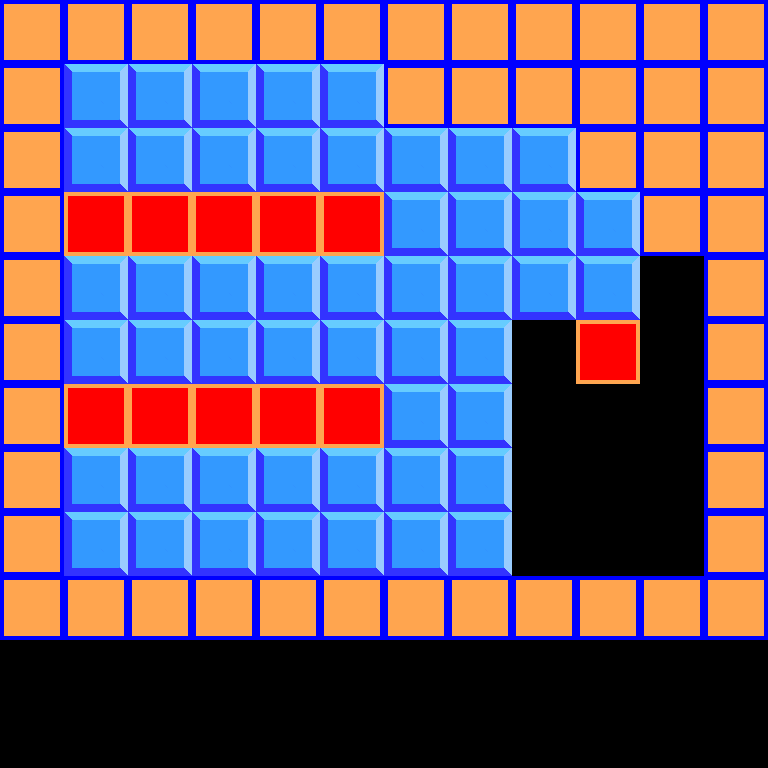

Tiled map render using the project's own tile images. Description and the map definition, with tile-layer contents summarised, below:
An orthogonal 12x12 tile map with 64x64 px tiles, 2 tile layers (Tile Layer 2, Tile Layer 1), 2 tilesets.

<map version="1.0" orientation="orthogonal" renderorder="right-down" width="12" height="12" tilewidth="64" tileheight="64" nextobjectid="1">
 <tileset firstgid="1" name="64x64_red_orange_block" tilewidth="64" tileheight="64">
  <image source="../img/64x64_red_orange_block.png" width="128" height="64" />
  <tile id="0">
   <properties>
    <property name="JUMPTHROUGH" value="" />
   </properties>
  </tile>
  <tile id="1">
   <properties>
    <property name="SOLID" value="" />
   </properties>
  </tile>
 </tileset>
 <tileset firstgid="3" name="64x64_bgblock" tilewidth="64" tileheight="64">
  <image source="../img/64x64_bgblock.png" width="64" height="64" />
  <tile id="0">
   <properties>
    <property name="SOLID" value="1" />
   </properties>
  </tile>
 </tileset>
 <layer name="Tile Layer 2" width="12" height="12">
  <data>[144 cells, 63 non-empty, 2 distinct tile ids]</data>
 </layer>
 <layer name="Tile Layer 1" width="12" height="12">
  <data>[144 cells, 53 non-empty, 2 distinct tile ids]</data>
 </layer>
</map>